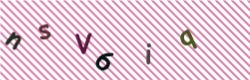
#> input picture Captcha Images/captcha0.png, 250 x 80 px, found by its file name
$ jupyter execute 'Captcha Contour Detection and Cropping.ipynb'
#> lines starting #> are read from the running program, lines starting #| are printed output that depends on the picture; after the words box and inside, x2 and y2 are one past the last pixel; in counts of white or black regions, pixels touching at a corner belong together
[cell 1]
import cv2
import numpy as np
import matplotlib.pyplot as plt

[cell 2]
img = cv2.imread('Images/captcha0.png',0)
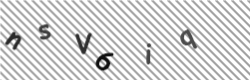
#> img: shape (80, 250); min 15, max 255, mean 214.2

[cell 3]
cv2.imshow('Gray Image',img)
cv2.waitKey()
cv2.destroyAllWindows()

[cell 4]
plt.imshow(img,cmap='gray')

[cell 5]
#Binary Inv gives best results for contour detection
ret, thresh = cv2.threshold(img, 100, 255,cv2.THRESH_BINARY_INV)
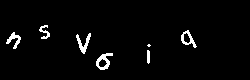
#> thresh: shape (80, 250); 2.9% white; 7 white regions (1 under 20 px), largest, box (x1, y1, x2, y2) and area: (96, 53, 113, 70) 137, (76, 33, 91, 54) 121, (181, 30, 197, 48) 106, (6, 32, 21, 49) 102, (39, 25, 50, 39) 69, (147, 50, 150, 64) 39

[cell 6]
cv2.imshow('Gray Image',thresh)
cv2.waitKey()
cv2.destroyAllWindows()

[cell 7]
img_b = cv2.GaussianBlur(thresh,(5,5),0)
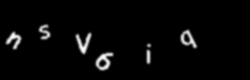
#> img_b: shape (80, 250); min 0, max 255, mean 7.4

[cell 8]
cv2.imshow('Blurred Image',img_b)
cv2.waitKey()
cv2.destroyAllWindows()

[cell 9]
#In our case canny edge detection wasn't very helpful in contour detection.
edged = cv2.Canny(img_b,100,255)
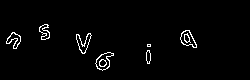
#> edged: shape (80, 250); 2.2% white in thin lines or dots, all inside (x1, y1, x2, y2) = (6, 24, 197, 71)

[cell 10]
cv2.imshow('Canny Edged Image',edged)
cv2.waitKey()
cv2.destroyAllWindows()

[cell 11]
img1 = img_b.copy()
img2 = edged.copy()

[cell 12]
contours1,hierarchy1 = cv2.findContours(img1,cv2.RETR_EXTERNAL,cv2.CHAIN_APPROX_NONE)
#> contours1 = 6 contours; box (x1, y1, x2, y2) and area: (94, 51, 115, 72) 311, (74, 31, 93, 56) 285, (179, 28, 199, 50) 275, (4, 30, 23, 51) 250, (37, 23, 52, 41) 195, (145, 42, 153, 66) 142
cv2.imshow('Contoured Blurred Image',img1)
cv2.waitKey()
cv2.destroyAllWindows()

[cell 13]
print(len(contours1))
#| 6

[cell 14]
contours2,hierarchy2 = cv2.findContours(img2,cv2.RETR_EXTERNAL,cv2.CHAIN_APPROX_NONE)
#> contours2 = 7 contours, 1 with area under 20; largest, box (x1, y1, x2, y2) and area: (95, 52, 114, 71) 187, (180, 30, 197, 48) 168, (76, 33, 92, 54) 131, (6, 32, 21, 49) 112, (39, 24, 50, 40) 85, (146, 50, 151, 64) 43
cv2.imshow('Contoured Edged Image',img2)
cv2.waitKey()
cv2.destroyAllWindows()

[cell 15]
print(len(contours2))
#| 7

[cell 16]
cv2.drawContours(img2,contours2,-1,(255,255,255),3)
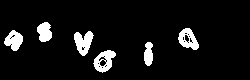
#> img2: shape (80, 250); 7.6% white; 6 white regions, box (x1, y1, x2, y2) and area: (74, 31, 94, 56) 305, (93, 50, 116, 73) 291, (178, 28, 199, 50) 269, (4, 30, 23, 51) 252, (37, 22, 52, 42) 225, (144, 42, 153, 66) 172
cv2.imshow('Contoured Blurred Image',img2)
cv2.waitKey()
cv2.destroyAllWindows()

[cell 17]
cv2.drawContours(img1,contours1,-1,(255,255,255),3)
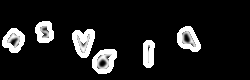
#> img1: shape (80, 250); 9.15% of pixels changed, all inside (x1, y1, x2, y2) = (2, 21, 201, 74)
cv2.imshow('Contoured Blurred Image',img1)
cv2.waitKey()
cv2.destroyAllWindows()

[cell 18]
for i,cnt in enumerate(contours1):
    #Get coordinates of bounding rectangle
    (x, y, w, h) = cv2.boundingRect(cnt)

    #Crop the image on the coordinates
    cropped_contour = img1[y:y+h,x:x+w]

    #Give image a name
    img_name = "{}.jpg".format(i)

    #Save the cropped file to disk
    cv2.imwrite(img_name, cropped_contour)
#> this loop made 6 passes
#> (x, y, w, h, img_name) on passes 1 to 6: (94, 51, 21, 21, '0.jpg'), (145, 42, 8, 24, '1.jpg'), (74, 31, 19, 25, '2.jpg'), (4, 30, 19, 21, '3.jpg'), (179, 28, 20, 22, '4.jpg'), (37, 23, 15, 18, '5.jpg')
#> pass 1, `cropped_contour = img1[y:y+h,x:x+w]`:
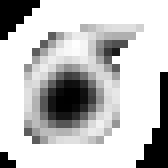
#> cropped_contour: shape (21, 21) (shown 8 times larger); min 0, max 255, mean 194.6

$ run again, with Captcha Images/captcha10.png copied over Captcha Images/captcha0.png
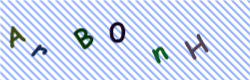
#> input picture Captcha Images/captcha10.png, 250 x 80 px, found by its file name
#> thresh: shape (80, 250); 3.6% white; 6 white regions, box (x1, y1, x2, y2) and area: (74, 28, 93, 49) 173, (110, 22, 125, 43) 158, (185, 35, 208, 59) 135, (10, 27, 25, 47) 104, (153, 47, 168, 63) 95, (32, 45, 47, 56) 64
#> edged: shape (80, 250); 2.8% white in thin lines or dots, all inside (x1, y1, x2, y2) = (10, 22, 208, 63)
#> contours1 = 6 contours; box (x1, y1, x2, y2) and area: (108, 20, 127, 45) 384, (72, 26, 95, 51) 378, (183, 33, 210, 61) 358, (8, 25, 27, 49) 254, (151, 45, 170, 65) 244, (30, 43, 49, 58) 172
#| 6
#> contours2 = 6 contours; box (x1, y1, x2, y2) and area: (109, 22, 126, 43) 268, (74, 28, 94, 49) 248, (185, 34, 208, 60) 170, (10, 27, 26, 48) 134, (153, 47, 168, 63) 106, (31, 45, 47, 56) 71
#| 6
#> img2: shape (80, 250); 8.7% white; 6 white regions, box (x1, y1, x2, y2) and area: (183, 32, 210, 62) 392, (107, 20, 128, 45) 320, (72, 26, 96, 51) 315, (8, 25, 28, 50) 267, (151, 45, 170, 65) 256, (29, 43, 49, 58) 183
#> `cv2.drawContours(img1,contours1,-1,(255,255,255),3)`:
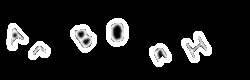
#> img1: shape (80, 250); min 0, max 255, mean 32.6
#> the loop `for i,cnt in enumerate(contours1):` made 6 passes
#> (x, y, w, h, img_name) on passes 1 to 6: (151, 45, 19, 20, '0.jpg'), (30, 43, 19, 15, '1.jpg'), (183, 33, 27, 28, '2.jpg'), (72, 26, 23, 25, '3.jpg'), (8, 25, 19, 24, '4.jpg'), (108, 20, 19, 25, '5.jpg')
#> pass 3, `cropped_contour = img1[y:y+h,x:x+w]`:
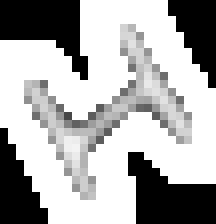
#> cropped_contour: shape (28, 27) (shown 8 times larger); min 0, max 255, mean 170.8
